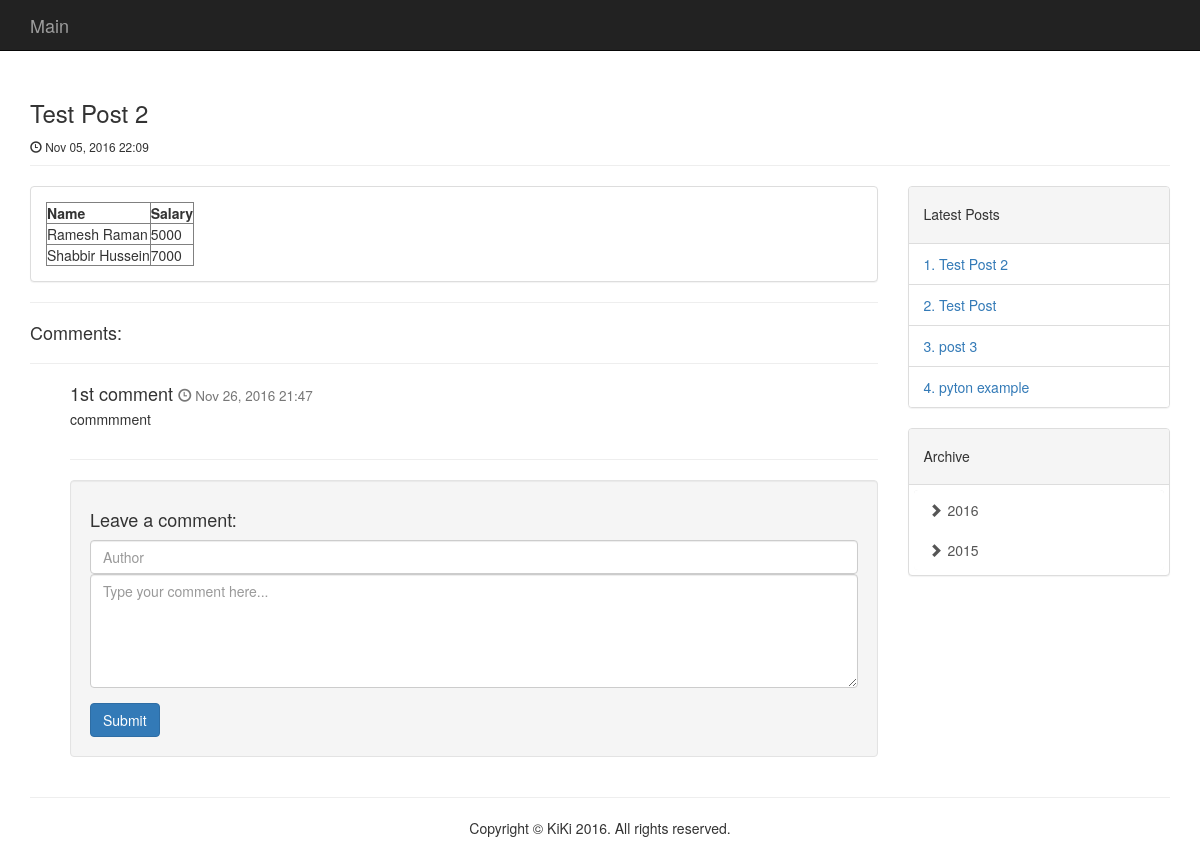
Page /view_post/2/ on the committed database.
### blog_app/models.py (models this page shows, shortened)
class Post(models.Model):
    date_added = models.DateTimeField(auto_now_add=True)
    title = models.CharField(max_length=200)
    text = models.TextField()

class Comment(models.Model):
    post = models.ForeignKey(Post, related_name='comments')
    date_added = models.DateTimeField(auto_now_add=True)
    author = models.CharField(max_length=200)
    text = models.TextField()

### blog_app/views.py (the view)
# urls.py: url(r'^view_post/(?P<post_id>\d+)/$', views.view_post, name='view_post'),
def view_post(request, post_id):
    blog_post = Post.objects.get(id=post_id)
    comments = Comment.objects.filter(post_id=post_id)
    last_posts = get_latest_post()
    archive = get_archive()
    context = {'blog_post': blog_post, 'comments': comments, 'l_posts': last_posts, 'archive_tree': archive}
    return render(request, 'blog_app/view_post.html', context)

### blog_app/static/functions/queries.py (called while the page is built)
def get_latest_post():
    last5posts = Post.objects.defer("text").order_by('-date_added')[:5]
    return last5posts

### blog_app/templates/blog_app/view_post.html (shortened to what this page needs)
{% extends "blog_app/base.html" %}
{% block header%}
<h3>{{blog_post.title}}</h3>
<small><span class="glyphicon glyphicon-time" aria-hidden="true"></span> {{blog_post.date_added|date:'M d, Y H:i'}}</small>
{% endblock header%}
{% block content %}
<div class="panel panel-default">
    <div class="panel-body">
        {{blog_post.text|safe}}
    </div>
</div>
<hr/>
<h4>Comments:</h4>
<hr/>
<div id="commentsDiv" class="comment-section">
    {% include "blog_app/comments.html" %}
    <hr/>
    <div class="well">
        <h4>Leave a comment:</h4>
        <form id="newComment" method="post" class="form">
            <div class="form-group">
                <input class="form-control" type="text" name="author" placeholder="Author"/>
                <textarea class="form-control" rows="5" name=text placeholder="Type your comment here..."></textarea>
            </div>
            <button id="submitComment" type="submit" class="btn btn-primary">Submit</button>
        </form>
    </div>
</div>
{% endblock content %}

### blog_app/templates/blog_app/comments.html
<div>
    {% for comment in comments %}
    <div class="media">
        <div class="media-body">
            <h4 class="media-heading">
                {{comment.author}}
                <small><span class="glyphicon glyphicon-time" aria-hidden="true"></span> {{comment.date_added|date:'M d, Y H:i'}}</small>
            </h4>
            {{comment.text | linebreaks}}
        </div>
    </div>
    {% empty %}
    <h5>Be first to comment</h5>
    {% endfor %}
</div>

### blog_app/templates/blog_app/latest_posts.html
<div class="panel panel-default">
    <div class="panel-heading">
        <h5>Latest Posts</h5>
    </div>
    <ul class="list-group">
        {% for l_post in l_posts %}
        <li class="list-group-item"><a href="{% url 'blog_app:view_post' l_post.id %}">{{ forloop.counter }}. {{l_post.title}}</a></li>
        {% empty %}
        <li class="list-group-item">
            No posts yet :(
        </li>
        {% endfor %}
    </ul>
</div>

### blog_app/static/styles/site.css (style rules this page uses)
body { margin-top: 60px; }
.list-group.list-group-root.well, .list-group { margin-bottom: 0px; }
.comment-section { padding-left:40px; }

### rows in the picture
Post: title "Test Post 2", date_added "Nov 05, 2016 22:09", text "Name Salary Ramesh Raman 5000 Shabbir Hussein 7000"
Comment: author "1st comment", date_added "Nov 26, 2016 21:47", text "commmment"
Post: title "Test Post"
Post: title "post 3"
Post: title "pyton example"

### other values in the picture
{{ yearNode.year }} "2016" "2015"
